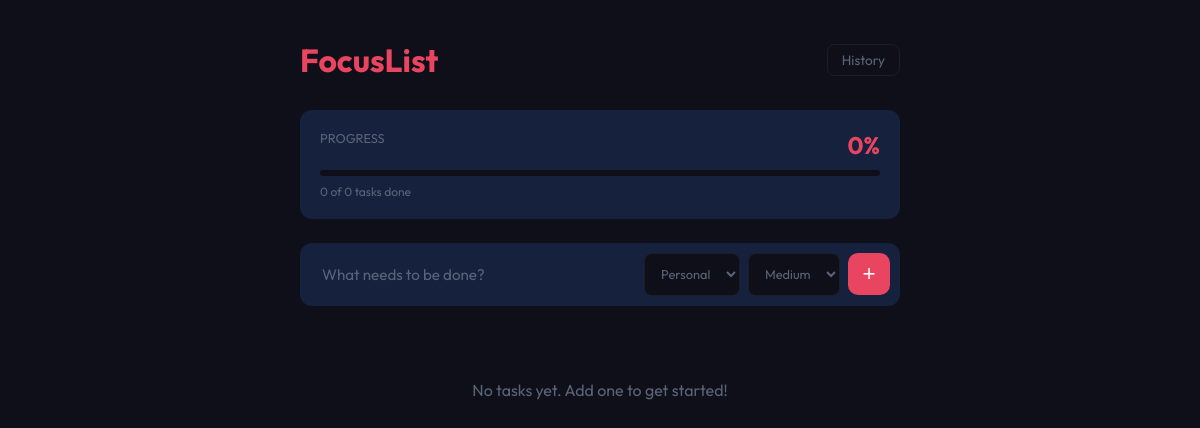
The app's page /, older data.
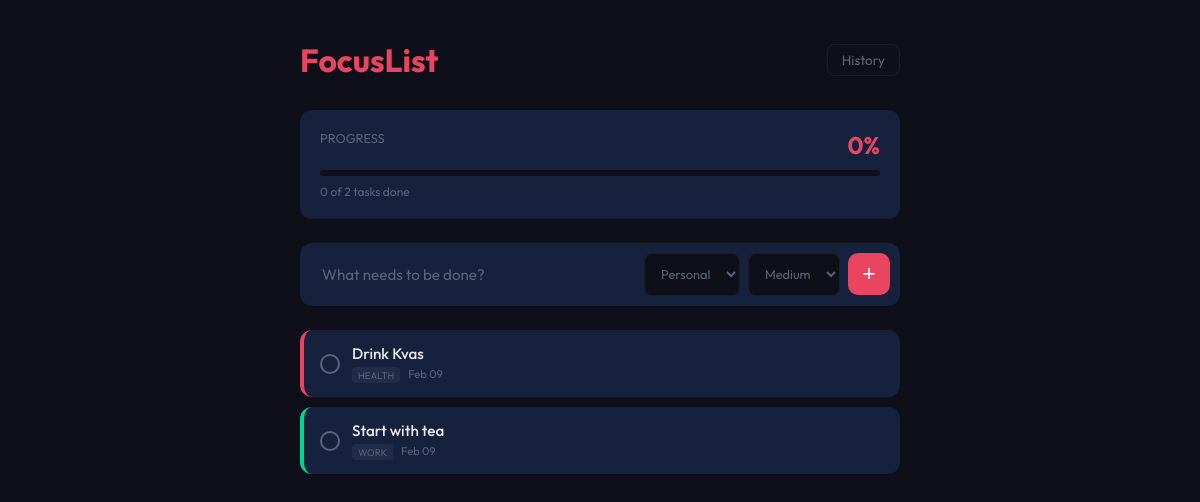
The same page, newer data.
### tasks/models.py (models this page shows, shortened)
class Task(models.Model):
    category_choices = [
        ('work', 'Work'),
        ('study', 'Study'),
        ('personal', 'Personal'),
        ('health', 'Health'),
        ('finance', 'Finance'),
        ('other', 'Other'),
    ]
    priority_choices = [
        ('low', 'Low'),
        ('medium', 'Medium'),
        ('high', 'High'),
    ]
    title = models.CharField(max_length=200)
    complete = models.BooleanField(default=False)
    created_at = models.DateTimeField(auto_now_add=True)
    priority = models.CharField(
        max_length=10,
        choices=priority_choices,
        default='medium',
        verbose_name='Task Priority'
    )
    category = models.CharField(
        max_length=20,
        choices=category_choices,
        default='personal',
        verbose_name='Category'
    )
    class Meta:
        ordering = ['complete', '-created_at']

### tasks/views.py (the view, shortened to what this page needs)
# urls.py: path('', views.index, name='index'),
def index(request):
    tasks = Task.objects.all()
    total_tasks = tasks.count()
    completed_tasks = tasks.filter(complete=True).count()
    progress = 0
    if total_tasks > 0:
        progress = int((completed_tasks / total_tasks) * 100)
    context = {
        'tasks': tasks,
        'total_tasks': total_tasks,
        'completed_tasks': completed_tasks,
        'progress': progress,
    }
    return render(request, 'tasks/index.html', context)

### tasks/templates/tasks/index.html (shortened to what this page needs)
{% load static %}
<!DOCTYPE html>
<html lang="en">
<head>
    <link rel="stylesheet" href="{% static 'tasks/style.css' %}">
</head>
<body>
    <div class="app-container">
        <header>
            <div class="logo">
                <h1>FocusList</h1>
            </div>
            <a href="{% url 'tasks:history' %}" class="history-link">History</a>
        </header>
        <section class="stats-section">
            <div class="stats-card">
                <div class="stats-info">
                    <span class="stats-label">Progress</span>
                    <span class="stats-value">{{ progress }}%</span>
                </div>
                <div class="progress-bar-bg">
                </div>
                <p class="stats-subtext">{{ completed_tasks }} of {{ total_tasks }} tasks done</p>
            </div>
        </section>
        <section class="input-section">
            <form action="{% url 'tasks:index' %}" method="POST">
                <div class="input-group">
                    <input type="text" name="title" placeholder="What needs to be done?" required autocomplete="off">
                    <select name="category" class="category-select">
                        <option value="personal">Personal</option>
                    </select>
                    <select name="priority" class="priority-select">
                        <option value="medium" selected>Medium</option>
                    </select>
                    <button type="submit" class="add-btn">+</button>
                </div>
            </form>
        </section>
        <main class="todo-list">
            {% for task in tasks %}
            <div class="task-card {{ task.priority }} {% if task.complete %}completed-task{% endif %}"
                data-category="{{ task.category }}">
                <div class="task-left">
                    <a href="{% url 'tasks:toggle_task' task.id %}"
                        class="check-circle {% if task.complete %}checked{% endif %}">
                    </a>
                    <div class="task-content">
                        <span class="task-title">{{ task.title }}</span>
                        <div class="task-meta">
                            <span class="badge badge-{{ task.category }}">{{ task.get_category_display }}</span>
                            <span class="date">{{ task.created_at|date:"M d" }}</span>
                        </div>
                    </div>
                </div>
            </div>
            {% empty %}
            <div class="empty-state">
                <p>No tasks yet. Add one to get started!</p>
            </div>
            {% endfor %}
        </main>
    </div>
</body>
</html>

Row changes from the older to the newer data that the page shows:
added Task: complete False (drawn), title "Drink Kvas", category "HEALTH", created_at "Feb 09"
added Task: complete False (drawn), title "Start with tea", category "WORK", created_at "Feb 09"
Text that changed along with them:
{{ total_tasks }}: "0" → "2"
text no longer shown: "No tasks yet. Add one to get started!"
